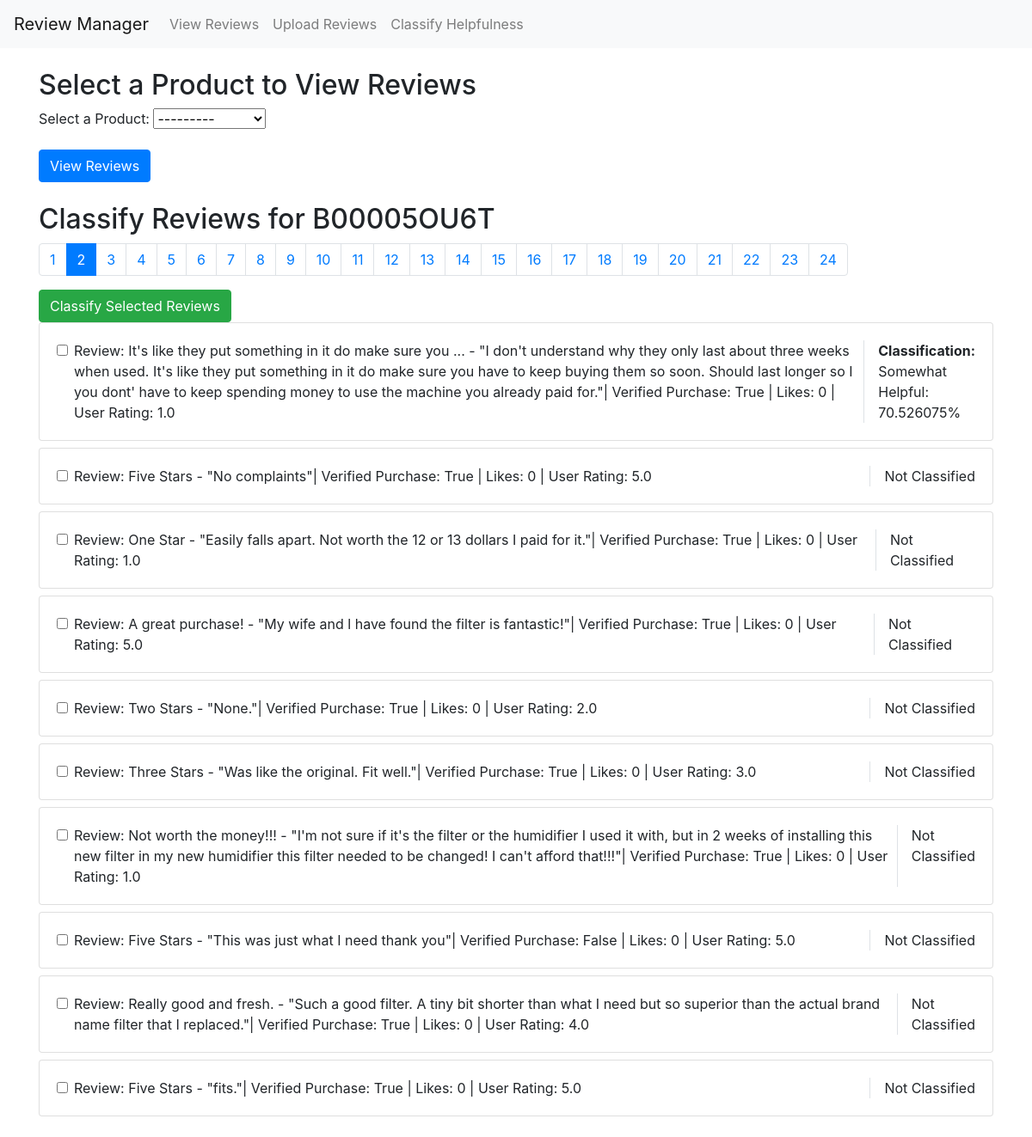
The app's page /reviews/classify_reviews/?page=2 (signed in) with its own data.
### reviews/models.py (models this page shows, shortened)
class Product(models.Model):
    asin = models.CharField(max_length=100, unique=True)
    description = models.TextField(null=True, blank=True)
    embedding = models.JSONField(null=True)
    def __str__(self):
        return self.asin

class Review(models.Model):
    product = models.ForeignKey(Product, on_delete=models.CASCADE, related_name='reviews')
    overall = models.FloatField()
    vote = models.IntegerField(null=True, blank=True)
    verified = models.BooleanField()
    review_text = models.TextField()
    summary_text = models.TextField()
    helpfulness_classification = models.JSONField(blank=True, null=True)
    def get_review(self):
        template = (f' Review: {self.summary_text} - "{self.review_text}"'
                    f'| Verified Purchase: {self.verified} | Likes: {self.vote} | User Rating: {self.overall}')
        return template

### reviews/views.py (the view)
# urls.py: path('classify_reviews/', views.review_classification_view, name='classify_reviews'),
@require_http_methods(["GET", "POST"])
def review_classification_view(request):
    product_form = ProductSelectForm()
    review_form = None
    selected_product = None
    reviews_page = None
    if request.method == 'POST':
        selected_product_id = request.session.get('selected_product_id')
        if selected_product_id:
            selected_product = Product.objects.get(id=selected_product_id)
        if 'select_product' in request.POST:
            product_form = ProductSelectForm(request.POST)
            if product_form.is_valid():
                selected_product = product_form.cleaned_data['product']
                request.session['selected_product_id'] = selected_product.id
                reviews = Review.objects.filter(product=selected_product)
                paginator = Paginator(reviews, 10)  # 10 reviews per page
                reviews_page = paginator.get_page(1)
                review_form = ReviewSelectForm(initial={'reviews': reviews_page.object_list})
        elif 'classify' in request.POST:
            review_form = ReviewSelectForm(request.POST)
            if review_form.is_valid():
                if 'select_all' in request.POST:
                    selected_reviews = Review.objects.filter(product=selected_product)
                else:
                    selected_reviews = review_form.cleaned_data['reviews']
                reviews_to_classify = [review.get_review() for review in selected_reviews]
                classified_results = classify_reviews(reviews_to_classify,
                                                      'C:\\Users\\kaust\\PycharmProjects\\HonestReviewer\\HonestReviewer\\reviews\\templates\\classification_examples.json')
                for review, classification in zip(selected_reviews, classified_results):
                    review.helpfulness_classification = classification
                    review.save()
                messages.success(request, "Reviews classified successfully.")
                reviews = Review.objects.filter(product=selected_product)
                paginator = Paginator(reviews, 10)
                reviews_page = paginator.get_page(1)
                review_form = ReviewSelectForm(initial={'reviews': reviews_page.object_list})
    elif request.method == 'GET':
        selected_product_id = request.session.get('selected_product_id')  # Retrieve product from session
        if selected_product_id:
            selected_product = Product.objects.get(id=selected_product_id)  # Get the selected product
            page = request.GET.get('page')
            reviews = Review.objects.filter(product=selected_product)
            paginator = Paginator(reviews, 10)  # 10 reviews per page
            reviews_page = paginator.get_page(page)
    return render(request, 'review_classification.html', {
        'product_form': product_form,
        'review_form': review_form,
        'selected_product': selected_product,
        'reviews_page': reviews_page
    })

### reviews/forms.py
class ProductSelectForm(forms.Form):
    product = forms.ModelChoiceField(queryset=Product.objects.all(), required=True, label="Select a Product")

### reviews/templates/review_classification.html (shortened to what this page needs)
<!DOCTYPE html>
<html lang="en">
<head>
    <link href="https://stackpath.bootstrapcdn.com/bootstrap/4.5.2/css/bootstrap.min.css" rel="stylesheet">
</head>
<body>
{% extends 'base.html' %}
{% block content %}
<div class="container mt-4">
    <h2>Select a Product to View Reviews</h2>
    <form method="post" class="mb-4">
        <div class="form-group">
            {{ product_form.as_p }}
        </div>
        <button type="submit" name="select_product" class="btn btn-primary">View Reviews</button>
    </form>
    {% if reviews_page %}
    <h2>Classify Reviews for {{ selected_product }}</h2>
    <form method="post" class="mb-4">
        <nav aria-label="Page navigation">
            <ul class="pagination">
                {% for num in reviews_page.paginator.page_range %}
                <li class="page-item {% if reviews_page.number == num %}active{% endif %}">
                    <a href="?page={{ num }}" class="page-link">{{ num }}</a>
                </li>
                {% endfor %}
            </ul>
        </nav>
        <button type="submit" name="classify" class="btn btn-success">Classify Selected Reviews</button>
        {% for review in reviews_page %}
        <div class="card mb-2">
            <div class="card-body d-flex">
                <div class="form-check flex-grow-1">
                    <input class="form-check-input" type="checkbox" name="reviews" value="{{ review.id }}"
                           id="review{{ review.id }}">
                    <label class="form-check-label" for="review{{ review.id }}">
                        {{ review.get_review }}
                    </label>
                </div>
                <div class="border-left pl-3">
                    {% if review.helpfulness_classification %}
                    <strong>Classification:</strong>
                    <ul class="list-unstyled mb-0">
                        {{ review.helpfulness_classification }}%
                    </ul>
                    {% else %}
                    <span>Not Classified</span>
                    {% endif %}
                </div>
            </div>
        </div>
        {% endfor %}
    </form>
    {% endif %}
</div>
{% endblock %}

### records on screen
Product: asin "B00005OU6T"
Review: get_review "Review: It's like they put something in it do make sure you ... - \"I don't understand why they only last about three weeks when used. It's like they put something in it do make sure you have to keep buying them so soon. Should last longer so I you dont' have to keep spending money to use the machine you already paid for.\"| Verified Purchase: True | Likes: 0 | User Rating: 1.0", helpfulness_classification "Somewhat Helpful: 70.526075"
Review: get_review "Review: Five Stars - \"No complaints\"| Verified Purchase: True | Likes: 0 | User Rating: 5.0", shows "Not Classified"
Review: get_review "Review: One Star - \"Easily falls apart. Not worth the 12 or 13 dollars I paid for it.\"| Verified Purchase: True | Likes: 0 | User Rating: 1.0", shows "Not Classified"
Review: get_review "Review: A great purchase! - \"My wife and l have found the filter is fantastic!\"| Verified Purchase: True | Likes: 0 | User Rating: 5.0", shows "Not Classified"
Review: get_review "Review: Two Stars - \"None.\"| Verified Purchase: True | Likes: 0 | User Rating: 2.0", shows "Not Classified"
Review: get_review "Review: Three Stars - \"Was like the original. Fit well.\"| Verified Purchase: True | Likes: 0 | User Rating: 3.0", shows "Not Classified"
Review: get_review "Review: Not worth the money!!! - \"I'm not sure if it's the filter or the humidifier I used it with, but in 2 weeks of installing this new filter in my new humidifier this filter needed to be changed! I can't afford that!!!\"| Verified Purchase: True | Likes: 0 | User Rating: 1.0", shows "Not Classified"
Review: get_review "Review: Five Stars - \"This was just what I need thank you\"| Verified Purchase: False | Likes: 0 | User Rating: 5.0", shows "Not Classified"
Review: get_review "Review: Really good and fresh. - \"Such a good filter. A tiny bit shorter than what I need but so superior than the actual brand name filter that I replaced.\"| Verified Purchase: True | Likes: 0 | User Rating: 4.0", shows "Not Classified"
Review: get_review "Review: Five Stars - \"fits.\"| Verified Purchase: True | Likes: 0 | User Rating: 5.0", shows "Not Classified"

### other values on screen
{{ num }} "1" "2" "3" "4" "5" "6" "7" "8" "9" "10" "11" "12" "13" "14" "15" "16" "17" "18" "19" "20" "21" "22" "23" "24"
